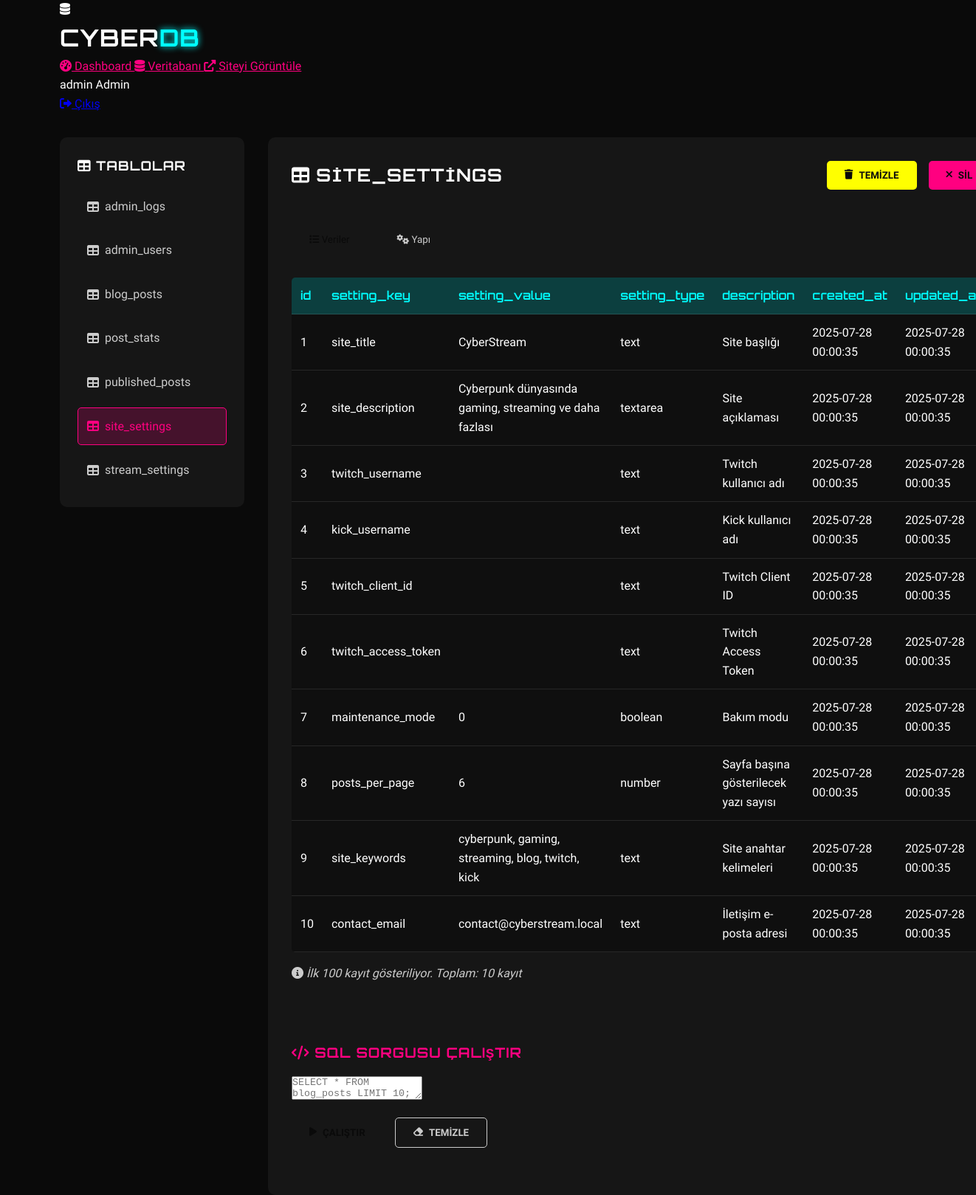
Page /admin/database.php?table=site_settings (signed in) on the committed database.
### tables this page shows
CREATE TABLE IF NOT EXISTS site_settings (
    id INT AUTO_INCREMENT PRIMARY KEY,
    setting_key VARCHAR(100) UNIQUE NOT NULL,
    setting_value TEXT,
    setting_type ENUM('text', 'textarea', 'boolean', 'number') DEFAULT 'text',
    description TEXT,
    created_at TIMESTAMP DEFAULT CURRENT_TIMESTAMP,
    updated_at TIMESTAMP DEFAULT CURRENT_TIMESTAMP ON UPDATE CURRENT_TIMESTAMP,
    INDEX idx_setting_key (setting_key)
);

### admin/database.php (the view, shortened to what this page needs)
<?php
require_once '../config/database.php';
try {
    $tables_stmt = $pdo->query("SHOW TABLES");
    $tables = $tables_stmt->fetchAll(PDO::FETCH_COLUMN);
} catch (PDOException $e) {
    $tables = [];
    $error = "Tablolar alınamadı: " . $e->getMessage();
}
$selected_table = $_GET['table'] ?? '';
$table_data = [];
if ($selected_table && in_array($selected_table, $tables)) {
    try {
        $data_stmt = $pdo->query("SELECT * FROM `$selected_table` LIMIT 100");
        $table_data = $data_stmt->fetchAll();
    } catch (PDOException $e) {
        $error = "Tablo verileri alınamadı: " . $e->getMessage();
    }
}
?>
<!DOCTYPE html>
<html lang="tr">
<head>
    <link rel="stylesheet" href="../css/style.css">
    <link rel="stylesheet" href="https://cdnjs.cloudflare.com/ajax/libs/font-awesome/6.0.0/css/all.min.css">
    <link rel="stylesheet" href="https://cdnjs.cloudflare.com/ajax/libs/codemirror/5.65.2/codemirror.min.css">
    <link rel="stylesheet" href="https://cdnjs.cloudflare.com/ajax/libs/codemirror/5.65.2/theme/monokai.min.css">
</head>
<body class="admin-body">
    <header class="admin-header">
        <div class="container">
            <div class="admin-logo">
                <i class="fas fa-database"></i>
                <h1>CYBER<span class="accent">DB</span></h1>
            </div>
            <nav class="admin-menu">
                <a href="dashboard.php" class="admin-link">
                    <i class="fas fa-tachometer-alt"></i>
                    Dashboard
                </a>
                <a href="database.php" class="admin-link active">
                    <i class="fas fa-database"></i>
                    Veritabanı
                </a>
                <a href="../index.html" class="admin-link" target="_blank">
                    <i class="fas fa-external-link-alt"></i>
                    Siteyi Görüntüle
                </a>
            </nav>
            <div class="admin-user">
                <div class="user-info">
                    <span class="user-name"><?php echo htmlspecialchars($_SESSION['admin_username']); ?></span>
                    <span class="user-role"><?php echo ucfirst($_SESSION['admin_role']); ?></span>
                </div>
                <div class="user-actions">
                    <a href="logout.php" class="logout-btn">
                        <i class="fas fa-sign-out-alt"></i>
                    </a>
                </div>
            </div>
        </div>
    </header>
    <main class="admin-main">
        <div class="container">
            <div class="db-layout">
                <div class="db-sidebar">
                    <div class="sidebar-header">
                        <h3><i class="fas fa-table"></i> Tablolar</h3>
                    </div>
                    <div class="tables-list">
                        <?php foreach ($tables as $table): ?>
                            <a href="?table=<?php echo urlencode($table); ?>"
                               class="table-item <?php echo $selected_table === $table ? 'active' : ''; ?>">
                                <i class="fas fa-table"></i>
                                <?php echo htmlspecialchars($table); ?>
                            </a>
                        <?php endforeach; ?>
                    </div>
                </div>
                <div class="db-content">
                    <?php if ($selected_table): ?>
                        <div class="table-header">
                            <h2><i class="fas fa-table"></i> <?php echo htmlspecialchars($selected_table); ?></h2>
                            <div class="table-actions">
                                <form method="post" style="display: inline;" onsubmit="return confirm('Bu tabloyu temizlemek istediğinizden emin misiniz?');">
                                    <button type="submit" class="btn btn-warning">
                                        <i class="fas fa-trash"></i> Temizle
                                    </button>
                                </form>
                                <form method="post" style="display: inline;" onsubmit="return confirm('Bu tabloyu silmek istediğinizden emin misiniz? Bu işlem geri alınamaz!');">
                                    <button type="submit" class="btn btn-danger">
                                        <i class="fas fa-times"></i> Sil
                                    </button>
                                </form>
                            </div>
                        </div>
                        <div class="table-tabs">
                            <button class="tab-btn active" onclick="showTab('data')">
                                <i class="fas fa-list"></i> Veriler
                            </button>
                            <button class="tab-btn" onclick="showTab('structure')">
                                <i class="fas fa-cogs"></i> Yapı
                            </button>
                        </div>
                        <div id="data-tab" class="tab-content active">
                            <?php if (!empty($table_data)): ?>
                                <div class="table-wrapper">
                                    <table class="data-table">
                                        <thead>
                                            <tr>
                                                <?php foreach (array_keys($table_data[0]) as $column): ?>
                                                    <th><?php echo htmlspecialchars($column); ?></th>
                                                <?php endforeach; ?>
                                            </tr>
                                        </thead>
                                        <tbody>
                                            <?php foreach ($table_data as $row): ?>
                                                <tr>
                                                    <?php foreach ($row as $value): ?>
                                                        <td><?php echo htmlspecialchars(substr($value, 0, 100)) . (strlen($value) > 100 ? '...' : ''); ?></td>
                                                    <?php endforeach; ?>
                                                </tr>
                                            <?php endforeach; ?>
                                        </tbody>
                                    </table>
                                </div>
                                <div class="table-info">
                                    <p><i class="fas fa-info-circle"></i> İlk 100 kayıt gösteriliyor. Toplam: <?php echo count($table_data); ?> kayıt</p>
                                </div>
                            <?php endif; ?>
                        </div>
                    <?php endif; ?>
                    <div class="sql-section">
                        <div class="section-header">
                            <h3><i class="fas fa-code"></i> SQL Sorgusu Çalıştır</h3>
                        </div>
                        <form method="post">
                            <div class="sql-editor">
                                <textarea name="sql_query" id="sql-query" placeholder="SELECT * FROM blog_posts LIMIT 10;"><?php echo isset($_POST['sql_query']) ? htmlspecialchars($_POST['sql_query']) : ''; ?></textarea>
                            </div>
                            <div class="sql-actions">
                                <button type="submit" class="btn btn-primary">
                                    <i class="fas fa-play"></i> Çalıştır
                                </button>
                                <button type="button" class="btn btn-secondary" onclick="clearSQL()">
                                    <i class="fas fa-eraser"></i> Temizle
                                </button>
                            </div>
                        </form>
                    </div>
                </div>
            </div>
        </div>
    </main>
</body>
</html>

### css/style.css (style rules this page uses)
:root { --primary-bg: #0a0a0a; --secondary-bg: #1a1a1a; --accent-bg: #2a2a2a; --border-glow: #333; --neon-cyan: #00ffff; --neon-pink: #ff0080; --neon-yellow: #ffff00; --neon-purple: #8a2be2; --neon-green: #00ff41; --neon-orange: #ff6600; --text-primary: #ffffff; --text-secondary: #cccccc; --text-muted: #888888; --text-accent: var(--neon-cyan); --gradient-cyber: linear-gradient(135deg, #0a0a0a 0%, #1a1a1a 50%, #2a2a2a 100%); --gradient-neon: linear-gradient(45deg, var(--neon-cyan), var(--neon-pink)); --gradient-card: linear-gradient(145deg, #1a1a1a, #2a2a2a); --shadow-glow: 0 0 20px rgba(0, 255, 255, 0.3); --shadow-pink: 0 0 20px rgba(255, 0, 128, 0.3); --shadow-card: 0 8px 32px rgba(0, 0, 0, 0.5); --font-primary: 'Rajdhani', sans-serif; --font-accent: 'Orbitron', monospace; --transition-fast: 0.2s ease; --transition-normal: 0.3s ease; --transition-slow: 0.5s ease; }
* { margin: 0; padding: 0; box-sizing: border-box; }
html { scroll-behavior: smooth; }
body { font-family: var(--font-primary); background: var(--primary-bg); color: var(--text-primary); line-height: 1.6; overflow-x: hidden; position: relative; }
.container { max-width: 1200px; margin: 0 auto; padding: 0 20px; }
h1, h2, h3, h4, h5, h6 { font-family: var(--font-accent); font-weight: 700; text-transform: uppercase; letter-spacing: 1px; }
.accent { color: var(--neon-cyan); text-shadow: 0 0 10px var(--neon-cyan); }
.admin-link { color: var(--neon-pink) !important; }

### rows in the picture
site_settings: id "1", setting_key "site_title", setting_value "CyberStream", setting_type "text", description "Site başlığı", value "2025-07-28 00:00:35"
site_settings: id "2", setting_key "site_description", setting_value "Cyberpunk dünyasında gaming, streaming ve daha fazlası", setting_type "textarea", description "Site açıklaması", value "2025-07-28 00:00:35"
site_settings: id "3", setting_key "twitch_username", setting_type "text", description "Twitch kullanıcı adı", value "2025-07-28 00:00:35"
site_settings: id "4", setting_key "kick_username", setting_type "text", description "Kick kullanıcı adı", value "2025-07-28 00:00:35"
site_settings: id "5", setting_key "twitch_client_id", setting_type "text", description "Twitch Client ID", value "2025-07-28 00:00:35"
site_settings: id "6", setting_key "twitch_access_token", setting_type "text", description "Twitch Access Token", value "2025-07-28 00:00:35"
site_settings: id "7", setting_key "maintenance_mode", setting_value "0", setting_type "boolean", description "Bakım modu", value "2025-07-28 00:00:35"
site_settings: id "8", setting_key "posts_per_page", setting_value "6", setting_type "number", description "Sayfa başına gösterilecek yazı sayısı", value "2025-07-28 00:00:35"
site_settings: id "9", setting_key "site_keywords", setting_value "cyberpunk, gaming, streaming, blog, twitch, kick", setting_type "text", description "Site anahtar kelimeleri", value "2025-07-28 00:00:35"
site_settings: id "10", setting_key "contact_email", setting_value "contact@cyberstream.local", setting_type "text", description "İletişim e-posta adresi", value "2025-07-28 00:00:35"

### other values in the picture
$_SESSION['admin_username'] "admin"
$_SESSION['admin_role'] "Admin"
$table "admin_logs"
$table "admin_users"
$table "blog_posts"
$table "post_stats"
$table "published_posts"
$table "site_settings"
$table "stream_settings"
$selected_table "SITE_SETTINGS"
$column "id"
$column "setting_key"
$column "setting_value"
$column "setting_type"
$column "description"
